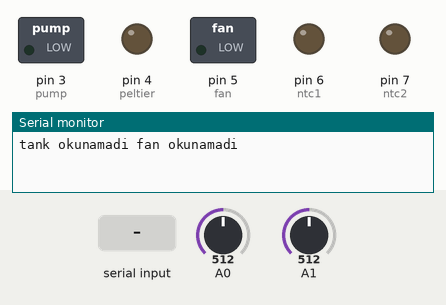
Simulated run of this sketch. Board: Arduino Pro Mini, built with avr-gcc and run on an emulated ATmega328P. Parts: switched loads named in the sketch (green lamp = pin HIGH), output pins drawn as LEDs (lit = HIGH), the last lines printed to the serial monitor. The inputs (shaded band) are chosen by the test bench; at power-on: A0 = 512, A1 = 512.

Above: at 1.2 s.
1.3 s: "1" received over Serial
At 2.4 s:
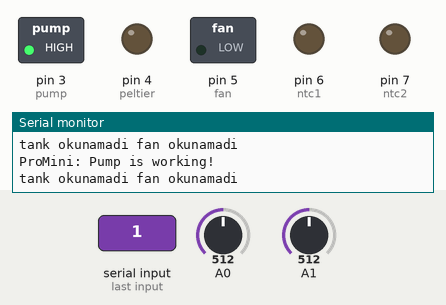
2.8 s: "3" received over Serial
At 3.7 s:
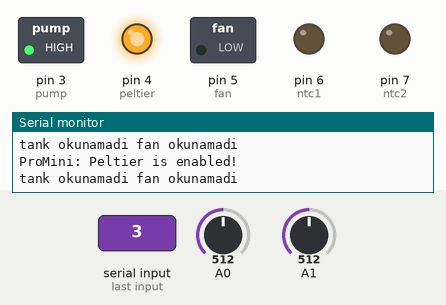
4.3 s: "2" received over Serial
At 4.9 s:
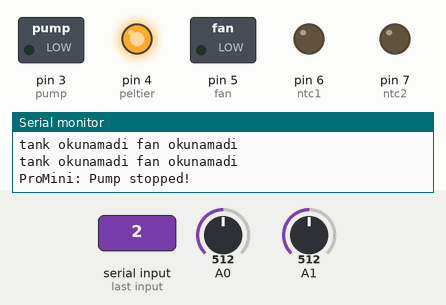
5.8 s: "5" received over Serial
At 7.0 s:
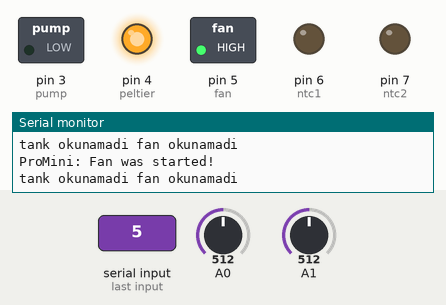
7.3 s: "4" received over Serial
At 8.4 s:
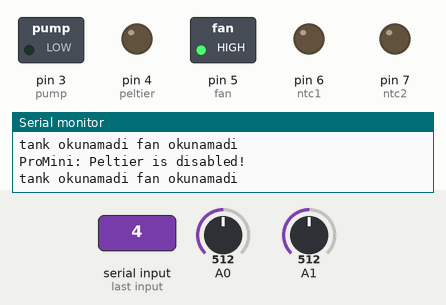
8.8 s: "7" received over Serial
At 9.6 s:
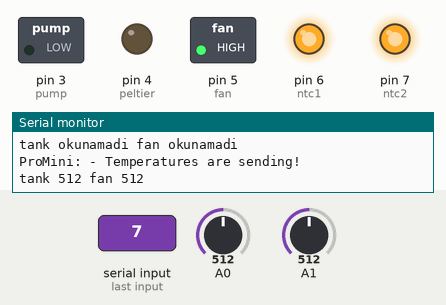
Timing chart, 0 to 11.3 s (numbered marks = the images above; inputs shaded):
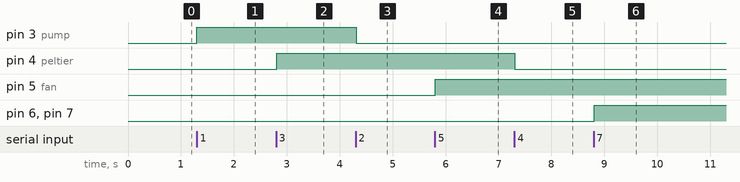

The sketch:

SensorProject.ardunio.ino
```cpp
#include <math.h>

int pump=3, peltier=4, fan=5, ntc1=6, ntc2=7;
int fanT=74;
int tankT=74;
int measureTemps=0, holder=0, okuTank, okuFan;
int tempC, tempK, tempCtank, tempCfan;
char message;
void setup() {
  pinMode(pump,OUTPUT);
  pinMode(peltier,OUTPUT);
  pinMode(fan,OUTPUT);
  pinMode(ntc1,OUTPUT);
  pinMode(ntc2,OUTPUT);
  Serial.begin(4800);
}
//double Termistor(int analogOkuma){
//  tempK = log(((1024000 / analogOkuma) - 10000));
//  tempK = 1/(0.001129148 + (0.000234125 + (0.0000000876741 * tempK  * tempK))*tempK);
//  tempC = tempK - 273.15;
//  return tempC;
//}

void loop()
{
  // 10 ms lik aralarla okutuyorum ki başka bir emir gelirse delay komutunun bitmesini uzun süre beklemesin
  delay(10);
  holder = holder + 10;
  if (holder == 1000)
  {
    //okuTank = analogRead(A0);
    //okuFan = analogRead(A1);
    //tempCtank = Termistor(okuTank);
    //tempCfan = Termistor(okuFan);

    tempCtank = analogRead(A0);
    tempCfan = analogRead(A1);

    Serial.print("tank");
    Serial.print(" ");
    if ( measureTemps == 1){
      Serial.print(tempCtank); }
    else if ( measureTemps == 0){
      Serial.print("okunamadi");
    }
    Serial.print(" ");
    Serial.print("fan");
    Serial.print(" ");
    if ( measureTemps == 1){
      Serial.println(tempCfan); }
    else if ( measureTemps == 0){
      Serial.println("okunamadi");
    }
    holder = 0;
  }
  if(Serial.available()>0)
  {
    message = Serial.read();
    if(message == '1')
    {
      digitalWrite(pump,HIGH);
      Serial.println("ProMini: Pump is working!");
    }
    if(message == '2')
    {
      digitalWrite(pump,LOW);
      Serial.println("ProMini: Pump stopped!");
    }
    if(message == '3')
    {
      digitalWrite(peltier,HIGH);
      Serial.println("ProMini: Peltier is enabled!");
    }
    if(message == '4')
    {
      digitalWrite(peltier,LOW);
      Serial.println("ProMini: Peltier is disabled!");
    }
    if(message == '5')
    {
      digitalWrite(fan,HIGH);
      Serial.println("ProMini: Fan was started!");
    }
    if(message == '6')
    {
      digitalWrite(fan,LOW);
      Serial.println("ProMini: Fan was stopped!");
    }
    if(message == '7')
    {
      Serial.println("ProMini: - Temperatures are sending!");
      digitalWrite(ntc1,HIGH);
      digitalWrite(ntc2,HIGH);
      measureTemps = 1;
    }
    if(message == '8')
    {
      digitalWrite(ntc1,LOW);
      digitalWrite(ntc2,LOW);
      measureTemps = 0;
      Serial.println("ProMini: - Temperatures sending disabled!");
    }

  }
}
```

Measured:
- after the input at 1.3 s, pin 3 (pump): LOW → HIGH at once
- after the input at 2.8 s, pin 4 (peltier): LOW → HIGH at once
- after the input at 4.3 s, pin 3 (pump): HIGH → LOW at once
- after the input at 5.8 s, pin 5 (fan): LOW → HIGH at once
- after the input at 7.3 s, pin 4 (peltier): HIGH → LOW at once
- after the input at 8.8 s, pin 6 (ntc1), pin 7 (ntc2): LOW → HIGH at once
